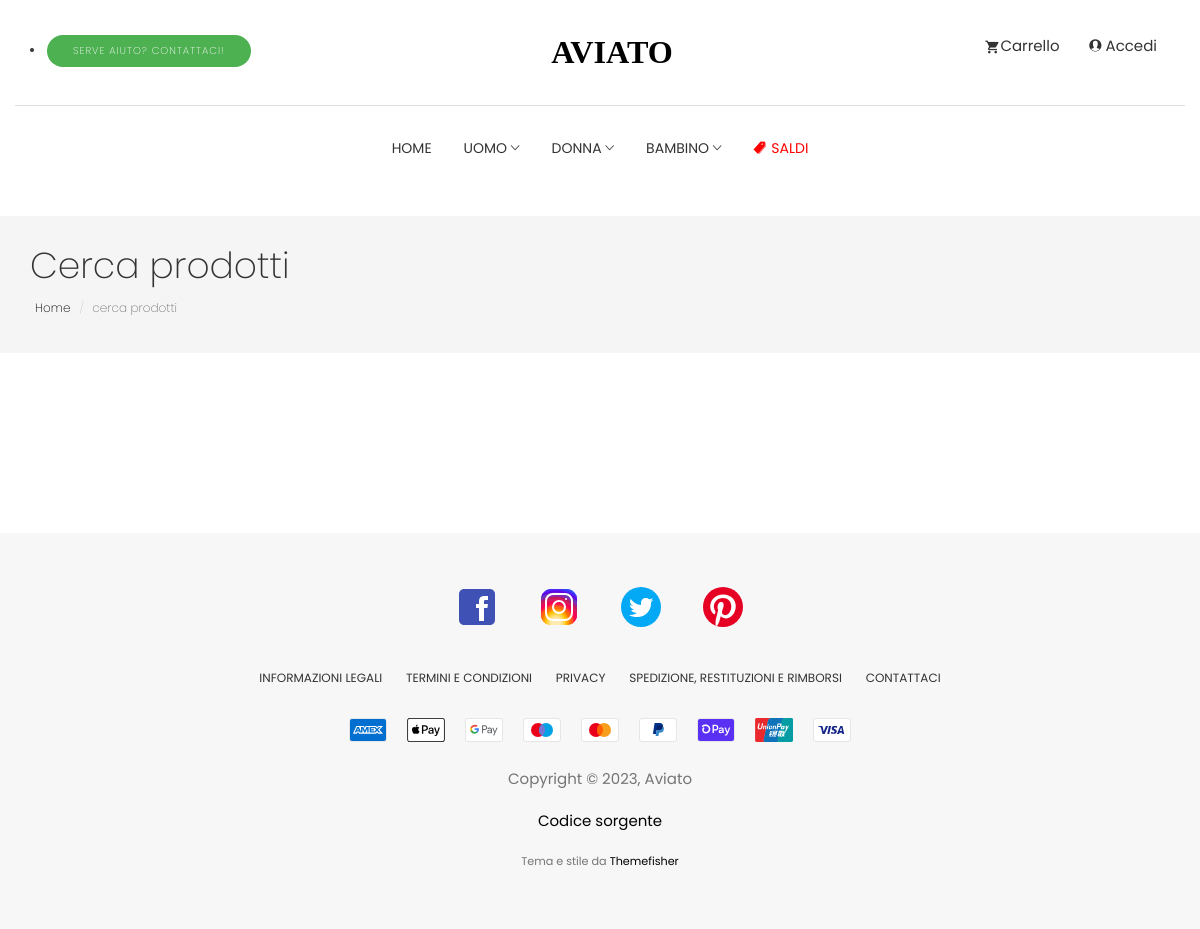
The app's page /products.php?category=4, older data.
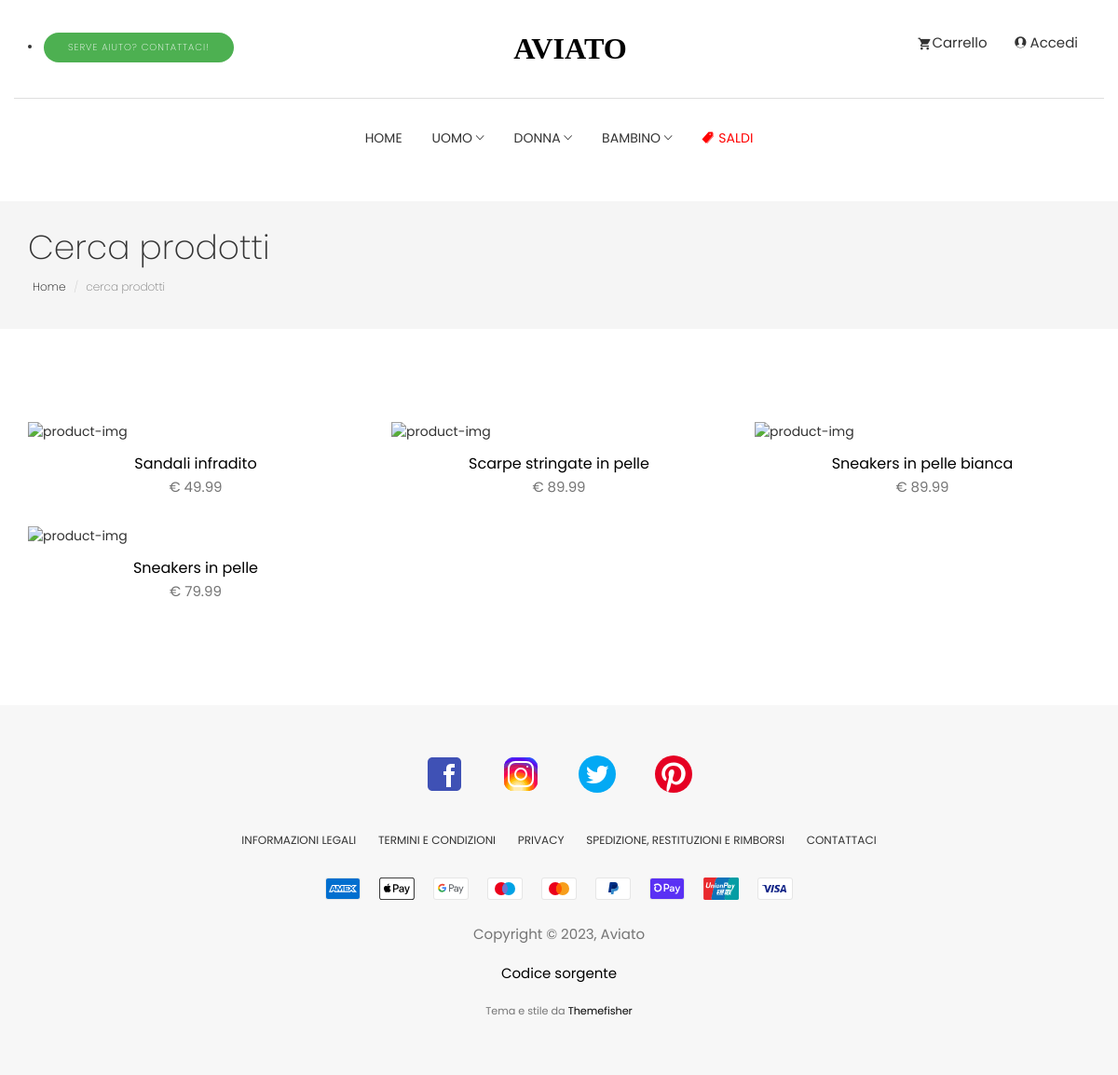
The same page, newer data.
### tables this page shows
CREATE TABLE `products` (
  `id` int(11) NOT NULL,
  `name` varchar(256) NOT NULL DEFAULT 'Unknown product',
  `description` text NOT NULL DEFAULT '\'\\\'A description for this category has not been set.\\\'\'',
  `details` text NOT NULL DEFAULT 'very good very nice',
  `price` float NOT NULL DEFAULT 99999,
  `category` int(11) NOT NULL DEFAULT 1,
  `gender` enum('MAN','WOMAN','UNISEX') NOT NULL DEFAULT 'UNISEX',
  `age` enum('ADULT','CHILD') NOT NULL DEFAULT 'ADULT',
  `upload_date` timestamp NOT NULL DEFAULT current_timestamp(),
  `hidden` tinyint(1) NOT NULL DEFAULT 1,
  `stock_amount` int(11) NOT NULL DEFAULT 0,
  `sale_percentage` float NOT NULL DEFAULT 0
);

### common/SQL.php (called while the page is built, shortened)
<?php
class SQL
{
    private $_connection;
    private static $_instance;
    private  $dbhost = "localhost";
    private  $username = "aviato";
    private  $password = "xx@xx";
    private  $dbname = "aviato";
    public static function getInstance()
    {
        if (!self::$_instance) {
            self::$_instance = new self();
        }
        return self::$_instance;
    }
    private function __construct()
    {
        try {
            $this->_connection = new mysqli($this->dbhost, $this->username,  $this->password, $this->dbname);
        } catch (Exception $e) {
            if (mysqli_connect_error()) {
                echo "Failed to conencto to MySQL: " . mysqli_connect_error() . E_USER_ERROR;
            }
        }
    }
    public function Select($query = "", $params = [])
    {
        try {
            $stmt = $this->executeStatement($query, $params);
            $result = $stmt->get_result()->fetch_all(MYSQLI_ASSOC);
            return $result;
        } catch (Exception $e) {
            throw new Exception($e->getMessage());
        }
        return false;
    }
    private function executeStatement($query = "", $params = [])
    {
        try {
            $stmt = $this->_connection->prepare($query);
            $stmt->execute();
            return $stmt;
        } catch (Exception $e) {
            throw new Exception($e->getMessage());
        }
    }
}

### common/product-button-creator.php (the view, shortened to what this page needs)
<?php
function print_product($id, $name, $description, $price, $category, $gender, $age, $upload_date, $stock_amount, $image_url, $sale_percentage) {
	$sale_badge = "";
	$final_price = "€ " . $price;
    echo '<div class="col-md-4"><div class="product-item"><div class="product-thumb">'.$sale_badge.'<img class="img-responsive" src="' . $image_url . '" alt="product-img" />
						<div class="preview-meta">
							<ul>
								<li>
									<span  data-toggle="modal" data-target="#' . $id . '-product-modal">
										<i class="tf-ion-ios-search-strong"></i>
									</span>
								</li>
								<li>
			                        <a href="add_to_wishlist.php?code=' . $id . '" ><i class="tf-ion-ios-heart"></i></a>
								</li>
								<li>
									<a href="add_to_cart.php?code=' . $id . '"><i class="tf-ion-android-cart"></i></a>
								</li>
							</ul>
                      	</div>
					</div>
					<div class="product-content">
						<h4><a href="product.php?id=' . $id . '">' . $name . '</a></h4>
						<p class="price">' . $final_price . '</p>
					</div>
				</div>
			</div>
		<div class="modal product-modal fade" id="' . $id . '-product-modal">
			<button type="button" class="close" data-dismiss="modal" aria-label="Close">
				<i class="tf-ion-close"></i>
			</button>
		  	<div class="modal-dialog " role="document">
		    	<div class="modal-content">
			      	<div class="modal-body">
			        	<div class="row">
			        		<div class="col-md-8 col-sm-6 col-xs-12">
			        			<div class="modal-image">
				        			<img class="img-responsive" src="' . $image_url . '" alt="product-img" />
			        			</div>
			        		</div>
			        		<div class="col-md-4 col-sm-6 col-xs-12">
			        			<div class="product-short-details">
			        				<h2 class="product-title">' . $name . '</h2>
			        				<p class="product-price">' . $final_price . '</p>
			        				<p class="product-short-description">
									' . $description . '
			        				</p>
			        				<a href="https://mirko.lol/cart/add.php?id='.$id.'" class="btn btn-main">Aggiungi al carrello</a>
			        				<a href="product.php?id='.$id.'" class="btn btn-transparent">Visualizza dettagli</a>
			        			</div>
			        		</div>
			        	</div>
			        </div>
		    	</div>
		  	</div>
		</div>
		';
}
?>

### products.php (shortened to what this page needs)
<?php
require('common/SQL.php');
?>
<!DOCTYPE html>
<html lang="en">
<head>
	<link rel="stylesheet" href="plugins/themefisher-font/style.css">
	<link rel="stylesheet" href="plugins/bootstrap/css/bootstrap.min.css">
	<link rel="stylesheet" href="plugins/animate/animate.css">
	<link rel="stylesheet" href="plugins/slick/slick.css">
	<link rel="stylesheet" href="plugins/slick/slick-theme.css">
	<link rel="stylesheet" href="css/style.css">
</head>
<body id="body">
	<?php require('common/header.php'); ?>
	<section class="page-header">
		<div class="container">
			<div class="row">
				<div class="col-md-12">
					<div class="content">
						<h1 class="page-name">Cerca prodotti</h1>
						<ol class="breadcrumb">
							<li><a href="index.php">Home</a></li>
							<li class="active">cerca prodotti</li>
						</ol>
					</div>
				</div>
			</div>
		</div>
	</section>
	<section class="products section">
		<div class="container">
			<div class="row">
				<?php
				$category = "";
				$gender = "";
				$age = "";
				$sale = "";
				if(isset($_GET["category"])) {
					$category_parse = intval($_GET["category"]);
					if(is_int($category_parse)) {
						$category = " AND category=" . $category_parse;
					}
				}
				$sql = "SELECT * FROM products WHERE hidden=0" . $category . $gender . $age . $sale;
				$query_result = SQL::getInstance()->Select($sql . " ORDER BY rand();");
				require('common/product-button-creator.php');
				foreach($query_result as $row) {
					$image_url = get_product_image($row["id"]);
					print_product($row["id"], $row["name"], $row["description"], $row["price"], $row["category"], $row["gender"], $row["age"], $row["time_published"], $row["stock_amount"], $image_url, $row["sale_percentage"]);
				}
				?>
			</div>
		</div>
	</section>
	<?php include 'common/footer.php'; ?>
</body>
</html>

### common/header.php (shortened to what this page needs)
<?php
function build_dropdown_cart() {
	$cart_items = "";
	$total = 0;
if(!empty($cart_items)) {
	return $cart_items . '<div class="cart-summary">
	<span>Totale</span>
	<span class="total-price">€ '.$total.'</span>
</div>
<ul class="text-center cart-buttons">
	<li><a href="https://mirko.lol/cart" class="btn btn-small">Vai al carrello</a></li>
	<li><a href="https://mirko.lol/checkout.php" class="btn btn-small btn-solid-border">Checkout</a></li>
</ul>';
} else {
	return '<div class="cart-summary">
	<span>Il tuo carrello è vuoto!</span>
</div>
<ul class="text-center cart-buttons">
	<li><a href="https://mirko.lol/products.php" class="btn btn-small">Acquista</a></li>
	<li><a href="https://mirko.lol/auth?auth_type=sign_in" class="btn btn-small btn-solid-border">Accedi</a></li>
</ul>';
}
}
function build_single_navbar_menu($name, $categorieshtml) {
	return '
	<li class="dropdown dropdown-slide">
		<a href="https://mirko.lol/products.php?gender=MAN&age=ADULT" class="dropdown-toggle" data-toggle="dropdown" data-hover="dropdown" data-delay="350"
			role="button" aria-haspopup="true" aria-expanded="false">'.$name.' <span
				class="tf-ion-ios-arrow-down"></span></a>
		<div class="dropdown-menu">
			<div class="row">
				<div class="col-lg-12 col-md-12 mb-sm-6">
					<ul>
						'.$categorieshtml.'
					</ul>
				</div>
			</div>
		</div>
	</li>';
}
function build_navbar() {
	$query_result = SQL::getInstance()->Select("SELECT id, name FROM categories WHERE hidden=FALSE LIMIT 5");
$man = "";
$woman = "";
$child = "";
foreach($query_result as $row) {
	$id = $row["id"];
	$name = $row["name"];
	$man .= '<li><a href="https://mirko.lol/products.php?category=' . $id . '&gender=MAN&age=ADULT">' . $name . '</a></li>';
	$woman .= '<li><a href="https://mirko.lol/products.php?category=' . $id . '&gender=WOMAN&age=ADULT">' . $name . '</a></li>';
	$child .= '<li><a href="https://mirko.lol/products.php?category=' . $id . '&age=CHILD">' . $name . '</a></li>';
}
$man .= '<li><a href="https://mirko.lol/products.php?gender=MAN&age=ADULT"><b>Visualizza tutto</b></a></li>';
$woman .= '<li><a href="https://mirko.lol/products.php?gender=WOMAN&age=ADULT"><b>Visualizza tutto</b></a></li>';
$child .= '<li><a href="https://mirko.lol/products.php?age=CHILD"><b>Visualizza tutto</b></a></li>';
return '</section>
<section class="menu">
	<nav class="navbar navigation">
		<div class="container">
			<div class="navbar-header">
				<h2 class="menu-title">Apri il menu</h2>
				<button type="button" class="navbar-toggle collapsed" data-toggle="collapse" data-target="#navbar"
					aria-expanded="false" aria-controls="navbar">
					<span class="sr-only">Toggle navigation</span>
					<span class="icon-bar"></span>
					<span class="icon-bar"></span>
					<span class="icon-bar"></span>
				</button>
			</div>
			<div id="navbar" class="navbar-collapse collapse text-center">
				<ul class="nav navbar-nav">
					<li class="dropdown ">
						<a href="https://mirko.lol/index.php">Home</a>
					</li>
					'. build_single_navbar_menu("Uomo", $man) . build_single_navbar_menu("Donna", $woman) . build_single_navbar_menu("Bambino", $child) . '
					<li><a style="color: red" href="https://mirko.lol/products.php?sale=true" role="button"><span class="tf-ion-ios-pricetags"></span> SALDI</a></li>
			</div>
		</div>
	</nav>
</section>';
}
function print_header() {
$category_query_result = SQL::getInstance()->Select("SELECT id, name FROM categories WHERE hidden=FALSE");
$login_button_text = "Accedi";
echo '<section class="top-header">
	<div class="container">
		<div class="row">
			<div class="col-md-4 col-xs-12 col-sm-4">
				<div class="contact-number">
					<li class="li"><a style="background-color: #4db051" href="https://mirko.lol/contact.php" class="btn btn-main btn-small btn-round-full">Serve aiuto? Contattaci!</a></li>
				</div>
			</div>
			<div class="col-md-4 col-xs-12 col-sm-4">
				<div class="logo text-center">
					<a href="https://mirko.lol/">
						<svg width="145px" height="29px" viewBox="0 0 155 45" version="1.1" xmlns="http://www.w3.org/2000/svg"
							xmlns:xlink="http://www.w3.org/1999/xlink">
							<g id="Page-1" stroke="none" stroke-width="1" fill="none" fill-rule="evenodd" font-size="50"
								font-family="AustinBold, Austin" font-weight="bold">
								<g id="Group" transform="translate(-108.000000, -297.000000)" fill="#000000">
									<text id="AVIATO">
										<tspan x="108.94" y="340">AVIATO</tspan>
									</text>
								</g>
							</g>
						</svg>
					</a>
				</div>
			</div>
			<div class="col-md-4 col-xs-12 col-sm-4">
				<ul class="top-menu text-right list-inline">
					<li class="dropdown cart-nav dropdown-slide height=45">
						<a href="https://mirko.lol/cart/" class="dropdown-toggle" data-hover="dropdown"><i
								class="tf-ion-android-cart"></i>Carrello</a>
						<div class="dropdown-menu cart-dropdown">
							'.build_dropdown_cart().'
						</div>
					</li>
					<li class="dropdown dropdown-slide text-center">
						<a href="https://mirko.lol/account.php"><span class="tf-ion-ios-contact"></span> '.$login_button_text.'</a>
					</li>
				</ul>
			</div>
		</div>
	</div>' . build_navbar();
}
print_header();
?>

### common/footer.php (shortened to what this page needs)
<?php echo '<footer class="footer section text-center">
	<div class="container">
		<div class="row">
			<div class="col-md-12">
				<ul class="social-media">
					<li>
						<a href="https://www.facebook.com/aviato">
						</a>
					</li>
					<li>
						<a href="https://www.instagram.com/aviato">
	</a>
					</li>
					<li>
						<a href="https://www.twitter.com/aviato">
						</a>
					</li>
					<li>
						<a href="https://www.pinterest.com/aviato">
						</a>
					</li>
				</ul>
				<ul class="footer-menu text-uppercase">
					<li>
						<a href="faq.php">Informazioni legali</a>
					</li>
					<li>
						<a href="faq.php">Termini e condizioni</a>
					</li>
					<li>
						<a href="faq.php">Privacy</a>
					</li>
					<li>
						<a href="faq.php">Spedizione, restituzioni e rimborsi</a>
					</li>
					<li>
						<a href="contact.php">Contattaci</a>
					</li>
				</ul>
				<ul class="footer-menu list list-payment" role="list"><li class="list-payment__item">
                </li><li class="list-payment__item">
                </li><li class="list-payment__item">
                </li><li class="list-payment__item">
                </li><li class="list-payment__item">
                </li><li class="list-payment__item">
                </li><li class="list-payment__item">
                </li><li class="list-payment__item">
                </li><li class="list-payment__item">
                </li></ul>
				<p class="copyright-text">Copyright &copy; 2023, Aviato</a></p>
				<p class="copyright-text"><a href="https://github.com/mirkocerati/ecommerce">Codice sorgente</a></p>
				<p class="copyright-text" style="font-size: 80%;">Tema e stile da <a href="https://themefisher.com/">Themefisher</a></p>
			</div>
		</div>
	</div>'; ?>

### css/style.css (style rules this page uses)
body { line-height: 1.5; font-family: "Poppins", sans-serif; -webkit-font-smoothing: antialiased; }
p { font-family: "Poppins", sans-serif; color: #757575; font-size: 15px; }
h1, h2, h3, h4, h5, h6 { font-family: "Poppins", sans-serif; }
h1, h2, h3, h4, h5, h6 { font-weight: 400; }
ol, ul { margin: 0; padding: 0; list-style: none; }
a, a:focus, a:hover { text-decoration: none; outline: 0; color: #000; }
.btn-main, .btn-small, .btn-transparent, .btn-solid-border { background: #000; color: #fff; display: inline-block; font-size: 11px; letter-spacing: 1px; padding: 14px 35px; text-transform: uppercase; font-weight: 200; border-radius: 0; }
.btn-small { padding: 8px 25px; font-size: 10px; }
.btn-round-full { border-radius: 50px; }
.section { padding: 80px 0; }
.page-header { background: #f5f5f5; margin-top: 20px; border-bottom: none; padding: 30px 0; }
.page-header h1 { font-weight: 200; margin: 0 0 6px 0; }
.page-header .breadcrumb { background: transparent; padding: 5px; margin: 0; }
.page-header .breadcrumb li { font-weight: 200; font-size: 12px; }
.page-header .breadcrumb li a { color: #000; }
.dropdown-slide { position: static; }
.top-header .container { padding-top: 35px; padding-bottom: 35px; border-bottom: 1px solid #dedede; }
.top-header .contact-number { font-size: 12px; color: #333; }
.top-header .top-menu > li > a { color: #333; font-size: 15px; padding: 0 8px; }
.top-header .top-menu > li > a i { font-size: 16px; margin-right: 2px; vertical-align: middle; }
.top-header .logo a { display: inline-block; }
.navigation { margin-bottom: 0; padding: 10px 0; }
.navigation .navbar-nav > li { position: static; }
.navigation .navbar-nav > li > a { color: #333; font-size: 14px; padding: 20px 15px; text-transform: uppercase; transition: 0.2s ease-in-out 0s; border: 1px solid transparent; }
.navigation .container { position: relative; }
.navigation .navbar-nav { float: none; display: inline-block; }
.product-item { margin-bottom: 30px; }
.product-item .product-thumb { position: relative; }
.product-item .product-thumb:before { transition: 0.3s all; opacity: 0; background: rgba(0, 0, 0, 0.6); content: ""; position: absolute; top: 0; right: 0; left: 0; bottom: 0; }
.product-item .product-content { text-align: center; }
.product-item .product-content h4 { font-size: 16px; font-weight: 400; margin-top: 15px; margin-bottom: 6px; }
.product-item .product-content h4 a { color: #000; }
.footer { background: #F7F7F7; padding: 50px 0; }
.footer .footer-menu { margin-top: 30px; }
.footer .footer-menu li { display: inline-block; margin: 0 10px; }
.footer .footer-menu li a { color: #333; font-size: 12px; }
.footer .copyright-text { margin-top: 20px; }
.copyright-text a { color: #000; }
.social-media li { display: inline-block; margin: 0 5px; }
.social-media li a { padding: 8px 10px; }

Row changes from the older to the newer data that the page shows:
added products: name "Sandali infradito", price "€ 49.99"
added products: name "Scarpe stringate in pelle", price "€ 89.99"
added products: name "Sneakers in pelle bianca", price "€ 89.99"
added products: name "Sneakers in pelle", price "€ 79.99"
